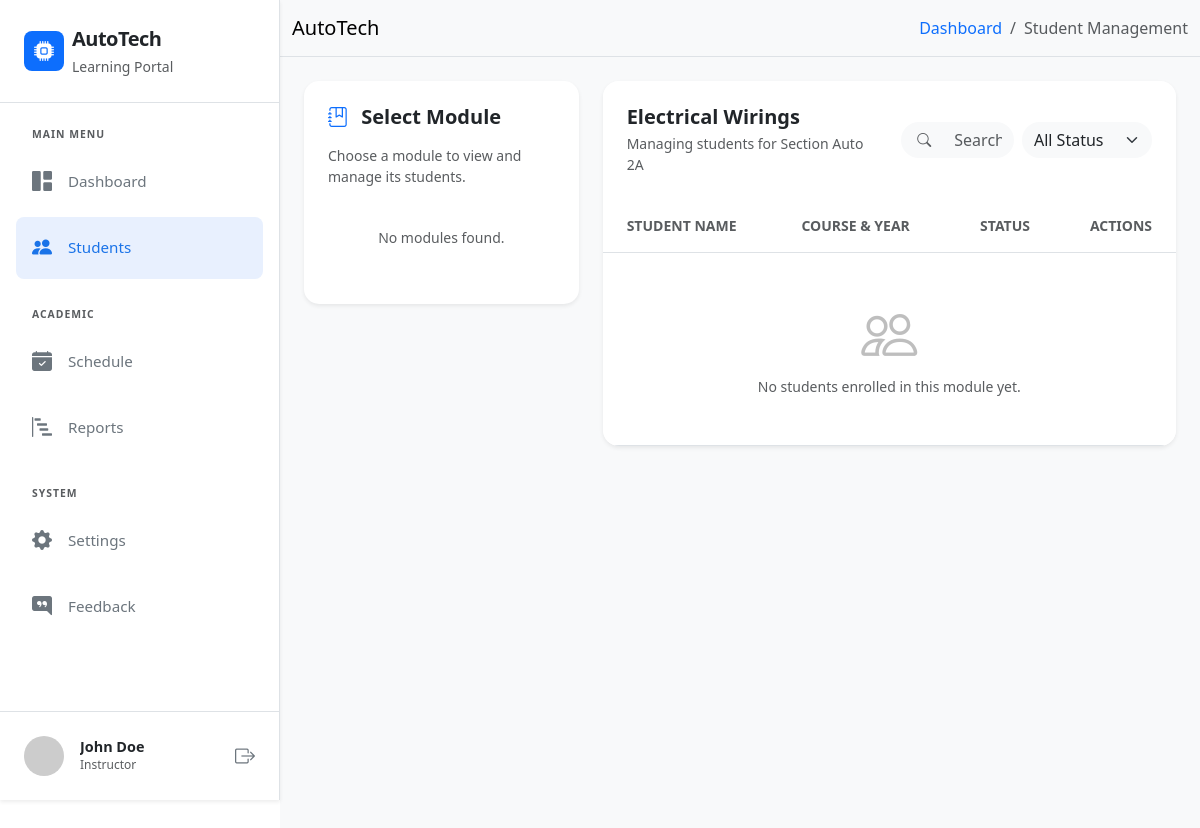
The page /students.php?module_id=2 (signed in) on the database as committed earlier.
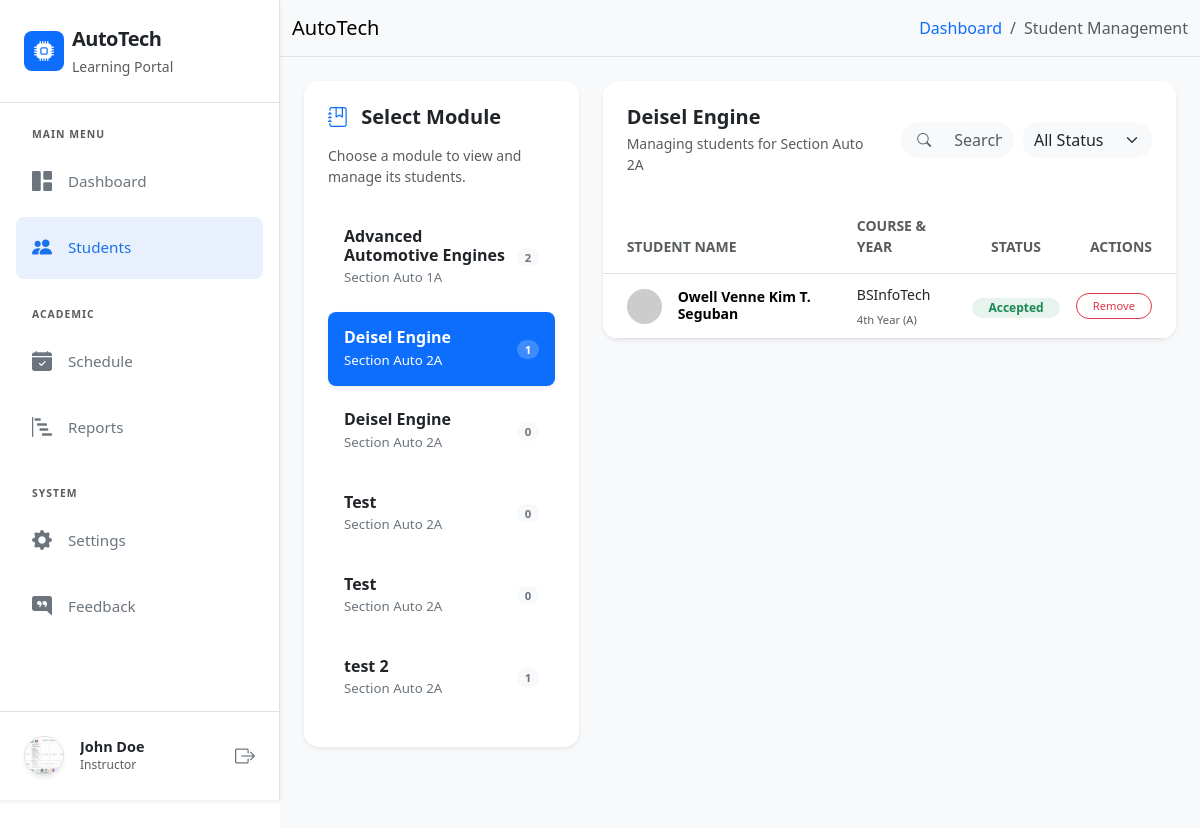
The same page on the database as committed later.
### tables this page shows
CREATE TABLE `module` (
  `module_id` int(11) NOT NULL,
  `user_id` int(11) NOT NULL,
  `module_description` varchar(255) NOT NULL,
  `section` varchar(255) NOT NULL,
  `year` varchar(20) NOT NULL,
  `module_code` varchar(50) NOT NULL
);

CREATE TABLE `users` (
  `user_id` int(11) NOT NULL,
  `fullname` varchar(255) NOT NULL,
  `email` varchar(255) NOT NULL,
  `password` varchar(255) NOT NULL,
  `role` enum('instructor','student') NOT NULL,
  `course` varchar(100) NOT NULL,
  `year_level` varchar(50) NOT NULL,
  `section` varchar(50) NOT NULL,
  `profile_pic` varchar(100) NOT NULL,
  `created_at` timestamp NOT NULL DEFAULT current_timestamp()
);

CREATE TABLE `enrollments` (
  `enrollment_id` int(11) NOT NULL,
  `user_id` int(11) NOT NULL,
  `module_id` int(11) NOT NULL,
  `status` enum('pending','accepted','rejected') DEFAULT 'pending',
  `enrolled_at` timestamp NOT NULL DEFAULT current_timestamp()
);

### students.php (the view, shortened to what the changed rows need)
<?php include 'includes/header.php'; ?>
<?php include 'database/dbconn.php'; ?>
<?php
$userId = $_SESSION['user_id'];
$selectedModuleId = isset($_GET['module_id']) ? mysqli_real_escape_string($conn, $_GET['module_id']) : null;
?>
<div class="d-flex" id="wrapper">
    <?php include 'includes/sidebar.php'; ?>
    <div id="page-content-wrapper" class="w-100">
        <div class="container-fluid p-4" style="background-color: #f8f9fa; min-height: 100vh;">
            <div class="row g-4">
                <div class="col-lg-4">
                    <div class="card border-0 shadow-sm mb-4" style="border-radius: 15px;">
                        <div class="card-body p-4">
                            <div class="list-group list-group-flush">
                                <?php
                                $modules_sql = "SELECT * FROM module WHERE user_id = '$userId' ORDER BY module_description ASC";
                                $modules_run = mysqli_query($conn, $modules_sql);
                                if (mysqli_num_rows($modules_run) > 0) {
                                    while ($module = mysqli_fetch_assoc($modules_run)) {
                                        $isActive = ($selectedModuleId == $module['module_id']) ? 'active-module shadow-sm' : '';
                                        $count_sql = "SELECT COUNT(*) as total FROM enrollments WHERE module_id = '" . $module['module_id'] . "' AND status = 'accepted'";
                                        $student_count = mysqli_fetch_assoc(mysqli_query($conn, $count_sql))['total'];
                                        ?>
                                        <a href="students.php?module_id=<?php echo $module['module_id']; ?>"
                                           class="list-group-item list-group-item-action d-flex justify-content-between align-items-center py-3 border-0 rounded-3 mb-2 <?php echo $isActive; ?>">
                                            <div>
                                                <h6 class="mb-0 fw-bold module-title"><?php echo $module['module_description']; ?></h6>
                                                <small class="module-subtitle">Section <?php echo $module['section']; ?></small>
                                            </div>
                                            <span class="badge rounded-pill module-badge">
                                                <?php echo $student_count; ?>
                                            </span>
                                        </a>
                                        <?php
                                    }
                                } else {
                                    echo '<p class="text-center text-muted small py-3">No modules found.</p>';
                                }
                                ?>
                            </div>
                        </div>
                    </div>
                </div>
                <div class="col-lg-8">
                    <?php if ($selectedModuleId):
                        $mod_info = mysqli_fetch_assoc(mysqli_query($conn, "SELECT * FROM module WHERE module_id = '$selectedModuleId'"));
                        $search = isset($_GET['search']) ? mysqli_real_escape_string($conn, $_GET['search']) : '';
                        $filter = isset($_GET['filter']) ? mysqli_real_escape_string($conn, $_GET['filter']) : 'all';
                        ?>
                        <div class="card border-0 shadow-sm rounded-4 overflow-hidden mb-4">
                            <div class="card-header bg-white border-0 p-4">
                                <div class="row align-items-center">
                                    <div class="col-md-6">
                                        <h5 class="fw-bold text-dark mb-1"><?php echo $mod_info['module_description']; ?></h5>
                                        <p class="text-muted small mb-0">Managing students for Section <?php echo $mod_info['section']; ?></p>
                                    </div>
                                    <div class="col-md-6 mt-3 mt-md-0">
                                        <form action="" method="GET" class="d-flex gap-2">
                                            <div class="input-group bg-light rounded-pill overflow-hidden border-0">
                                                <span class="input-group-text bg-transparent border-0 ps-3"><i class="bi bi-search small text-muted"></i></span>
                                                <input type="text" name="search" id="studentSearch" class="form-control bg-transparent border-0 shadow-none small" placeholder="Search students..." value="<?php echo htmlspecialchars($search); ?>" oninput="autoSearch()">
                                            </div>
                                            <select name="filter" class="form-select bg-light rounded-pill border-0 shadow-none small" onchange="this.form.submit()" style="max-width: 130px;">
                                                <option value="all" <?php echo $filter == 'all' ? 'selected' : ''; ?>>All Status</option>
                                            </select>
                                        </form>
                                    </div>
                                </div>
                            </div>
                            <div class="card-body p-0">
                                <div class="table-responsive">
                                    <table class="table table-hover align-middle mb-0">
                                        <thead class="bg-light">
                                            <tr>
                                                <th class="ps-4 py-3 small text-uppercase fw-bold text-muted">Student Name</th>
                                                <th class="py-3 small text-uppercase fw-bold text-muted">Course & Year</th>
                                                <th class="py-3 small text-uppercase fw-bold text-muted text-center">Status</th>
                                                <th class="py-3 small text-uppercase fw-bold text-muted text-end pe-4">Actions</th>
                                            </tr>
                                        </thead>
                                        <tbody>
                                            <?php
                                            $students_sql = "SELECT e.enrollment_id, e.status, u.fullname, u.course, u.year_level, u.section as student_section
                                                           FROM enrollments e
                                                           JOIN users u ON e.user_id = u.user_id
                                                           WHERE e.module_id = '$selectedModuleId'";
                                            $students_sql .= " ORDER BY u.fullname ASC";
                                            $students_run = mysqli_query($conn, $students_sql);
                                            if (mysqli_num_rows($students_run) > 0) {
                                                while ($student = mysqli_fetch_assoc($students_run)) {
                                                    $status = $student['status'];
                                                    $badgeClass = ($status == 'accepted') ? 'bg-success' : (($status == 'pending') ? 'bg-warning' : 'bg-danger');
                                                    ?>
                                                    <tr>
                                                        <td class="ps-4">
                                                            <div class="d-flex align-items-center">
                                                                <img src="https://ui-avatars.com/api/?name=<?php echo urlencode($student['fullname']); ?>&background=random&color=fff" class="rounded-circle me-3" width="35">
                                                                <h6 class="mb-0 fw-bold small"><?php echo $student['fullname']; ?></h6>
                                                            </div>
                                                        </td>
                                                        <td>
                                                            <span class="small text-dark fw-medium"><?php echo $student['course']; ?></span><br>
                                                            <small class="text-muted" style="font-size: 0.7rem;"><?php echo $student['year_level']; ?> (<?php echo $student['student_section']; ?>)</small>
                                                        </td>
                                                        <td class="text-center">
                                                            <span class="badge <?php echo $badgeClass; ?> bg-opacity-10 text-<?php echo str_replace('bg-', '', $badgeClass); ?> px-3 py-1 rounded-pill small text-capitalize">
                                                                <?php echo $status; ?>
                                                            </span>
                                                        </td>
                                                        <td class="text-end pe-4">
                                                            <div class="d-flex justify-content-end gap-2">
                                                                <a href="controller/EnrollmentController.php?remove=<?php echo $student['enrollment_id']; ?>&mod_id=<?php echo $selectedModuleId; ?>&from=students"
                                                                   class="btn btn-outline-danger btn-sm rounded-pill px-3 shadow-none"
                                                                   style="font-size: 0.7rem;"
                                                                   onclick="return confirm('Are you sure you want to remove this student?')">
                                                                    Remove
                                                                </a>
                                                            </div>
                                                        </td>
                                                    </tr>
                                                    <?php
                                                }
                                            } else {
                                                ?>
                                                <tr>
                                                    <td colspan="4" class="text-center py-5">
                                                        <div class="opacity-25 mb-2"><i class="bi bi-people display-4"></i></div>
                                                        <p class="text-muted mb-0 small">No students enrolled in this module yet.</p>
                                                    </td>
                                                </tr>
                                                <?php
                                            }
                                            ?>
                                        </tbody>
                                    </table>
                                </div>
                            </div>
                        </div>
                    <?php endif; ?>
                </div>
            </div>
        </div>
    </div>
</div>
<?php include 'includes/footer.php'; ?>

### includes/sidebar.php (shortened to what the changed rows need)
<div class="bg-white border-end shadow-sm sidebar-responsive" id="sidebar-wrapper">
    <div class="position-absolute bottom-0 w-100 p-3 border-top bg-white">
        <div class="d-flex align-items-center p-2 rounded-3">
            <?php
                $u_id = $_SESSION['user_id'];
                include 'database/dbconn.php';
                $u_data = mysqli_fetch_assoc(mysqli_query($conn, "SELECT profile_pic, fullname FROM users WHERE user_id = '$u_id'"));
                if($u_data['profile_pic']): ?>
                <img src="uploads/profile_pics/<?php echo $u_data['profile_pic']; ?>" class="rounded-circle me-3 border shadow-sm" width="40" height="40" style="object-fit: cover;" alt="User">
            <?php else: ?>
                <img src="https://ui-avatars.com/api/?name=<?php echo urlencode($u_data['fullname']); ?>&background=0D6EFD&color=fff" class="rounded-circle me-3" width="40" alt="User">
            <?php endif; ?>
            <div class="overflow-hidden">
                <h6 class="mb-0 text-dark fw-bold text-truncate" style="font-size: 0.9rem;"><?php echo $_SESSION['fullname']; ?></h6>
                <small class="text-muted d-block text-truncate text-capitalize" style="font-size: 0.75rem;">
                </small>
            </div>
            <a href="controller/AuthController.php?logout=1" class="ms-auto text-secondary" title="Logout"><i class="bi bi-box-arrow-right fs-5"></i></a>
        </div>
    </div>
</div>

Rows that differ between the two databases and show on the page:
now on this page (row edited): users: profile_pic (picture)
now on this page (row edited): module: module_description "Advanced Automotive Engines", section "Auto 1A", student_count "2"
now on one of the page's lists (row edited): module: module_description "Deisel Engine", section "Auto 2A"
changed module (number 2 of 6 on the later page): module_description "Electrical Wirings" → "Deisel Engine"
now on this page (row edited): module: module_description "Deisel Engine", section "Auto 2A", student_count "0"
added module: module_description "Test", section "Auto 2A", student_count "0"
added module: module_description "Test", section "Auto 2A", student_count "0"
added module: module_description "test 2", section "Auto 2A", student_count "1"
added enrollments: user.fullname "Owell Venne Kim T. Seguban", user.course "BSInfoTech", user.year_level "4th Year", user.section "A", status "Accepted"
Other text that changed with them:
text no longer shown: "No modules found. No students enrolled in this module yet."
